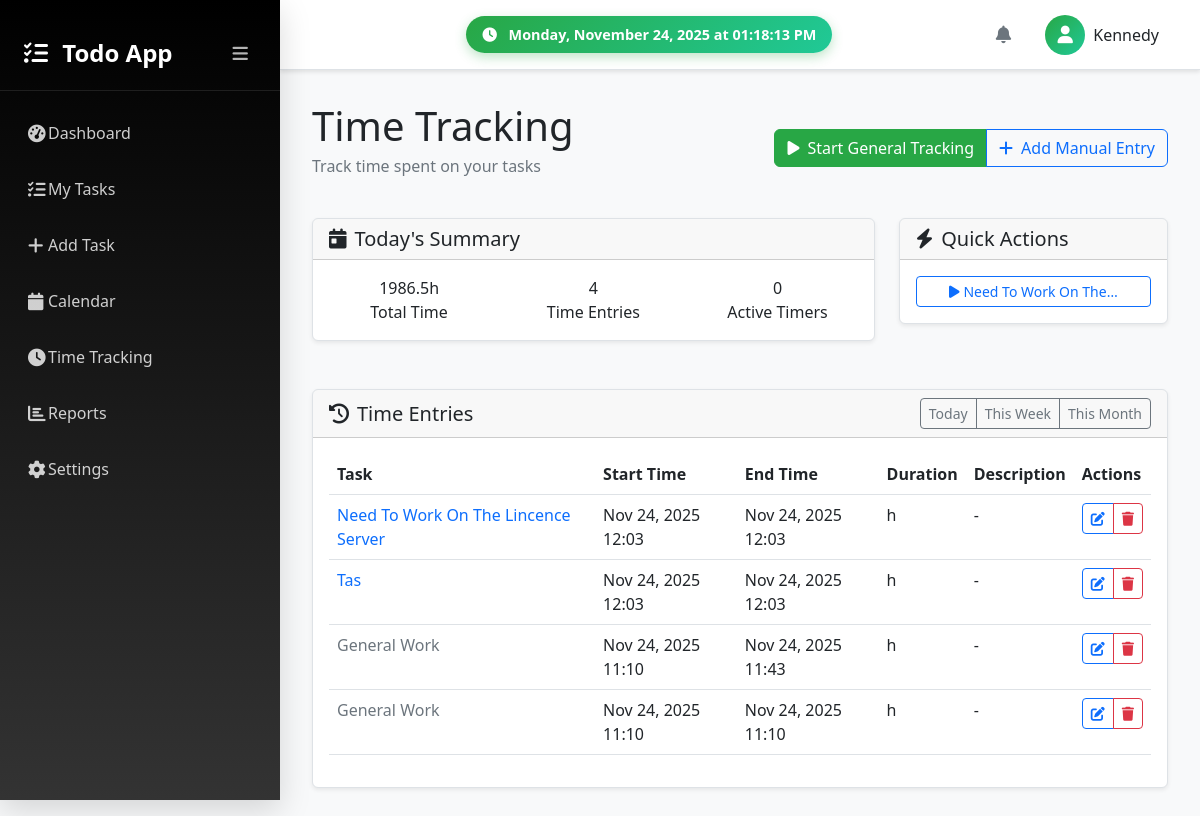
The app's page /time-tracking/ (signed in) with its own data.
### core/models.py (models this page shows, shortened)
class Todo(models.Model):
    PRIORITY_CHOICES = [
        ('low', 'Low'),
        ('medium', 'Medium'),
        ('high', 'High'),
    ]
    STATUS_CHOICES = [
        ('pending', 'Pending'),
        ('in_progress', 'In Progress'),
        ('completed', 'Completed'),
    ]
    title = models.CharField(max_length=200)
    description = models.TextField(blank=True)
    created_at = models.DateTimeField(auto_now_add=True)
    updated_at = models.DateTimeField(auto_now=True)
    due_date = models.DateTimeField(null=True, blank=True)
    completed = models.BooleanField(default=False)
    user = models.ForeignKey(User, on_delete=models.CASCADE)
    priority = models.CharField(max_length=10, choices=PRIORITY_CHOICES, default='medium')
    category = models.CharField(max_length=100, blank=True)
    reminder_date = models.DateTimeField(null=True, blank=True)
    status = models.CharField(max_length=20, choices=STATUS_CHOICES, default='pending')
    class Meta:
        ordering = ['-created_at']

class TimeEntry(models.Model):
    user = models.ForeignKey(User, on_delete=models.CASCADE)
    todo = models.ForeignKey(Todo, on_delete=models.CASCADE, null=True, blank=True)
    start_time = models.DateTimeField()
    end_time = models.DateTimeField(null=True, blank=True)
    duration = models.DurationField(null=True, blank=True)  # in seconds
    description = models.TextField(blank=True)
    is_active = models.BooleanField(default=False)
    created_at = models.DateTimeField(auto_now_add=True)
    class Meta:
        ordering = ['-start_time']

### core/views.py (the view)
# urls.py: path('time-tracking/', views.time_tracking_view, name='time_tracking'),
@login_required
def time_tracking_view(request):
    user = request.user
    if request.method == 'POST':
        form = TimeEntryForm(request.POST, user=user)
        if form.is_valid():
            time_entry = form.save(commit=False)
            time_entry.user = user
            time_entry.save()
            messages.success(request, 'Time entry added successfully!')
            return redirect('time_tracking')
    else:
        form = TimeEntryForm(user=user)
    time_entries = TimeEntry.objects.filter(user=user).order_by('-start_time')
    active_entry = TimeEntry.objects.filter(user=user, is_active=True).first()
    today_start = timezone.now().replace(hour=0, minute=0, second=0, microsecond=0)
    today_entries = TimeEntry.objects.filter(
        user=user,
        start_time__gte=today_start
    )
    today_total = sum((entry.duration.total_seconds() for entry in today_entries if entry.duration), 0)
    incomplete_todos = Todo.objects.filter(user=user, completed=False)[:5]
    context = {
        'form': form,
        'time_entries': time_entries,
        'active_entry': active_entry,
        'today_total': today_total,
        'incomplete_todos': incomplete_todos,
    }
    return render(request, 'core/time_tracking.html', context)

### core/templates/core/time_tracking.html (shortened to what this page needs)
{% extends 'core/dashboard_base.html' %}
{% block content %}
<div class="row mb-4">
    <div class="col-12">
        <div class="d-flex justify-content-between align-items-center">
            <div>
                <h1 class="mb-0">Time Tracking</h1>
                <p class="text-muted mt-1">Track time spent on your tasks</p>
            </div>
            <div class="btn-group">
                <button class="btn btn-success" onclick="startGeneralTracking()">
                    <i class="fas fa-play me-2"></i>Start General Tracking
                </button>
                <button class="btn btn-outline-primary" data-bs-toggle="modal" data-bs-target="#timeEntryModal">
                    <i class="fas fa-plus me-2"></i>Add Manual Entry
                </button>
            </div>
        </div>
    </div>
</div>
<div class="row mb-4">
    <div class="col-lg-8 mb-4">
        <div class="card">
            <div class="card-header">
                <h5 class="card-title mb-0">
                    <i class="fas fa-calendar-day me-2"></i>Today's Summary
                </h5>
            </div>
            <div class="card-body">
                <div class="row text-center">
                    <div class="col-md-4">
                        <div class="summary-stat">
                            <div class="summary-value">{{ today_total|floatformat:1 }}h</div>
                            <div class="summary-label">Total Time</div>
                        </div>
                    </div>
                    <div class="col-md-4">
                        <div class="summary-stat">
                            <div class="summary-value">{{ time_entries|length }}</div>
                            <div class="summary-label">Time Entries</div>
                        </div>
                    </div>
                    <div class="col-md-4">
                        <div class="summary-stat">
                            <div class="summary-value">{{ active_entry|yesno:"1,0" }}</div>
                            <div class="summary-label">Active Timers</div>
                        </div>
                    </div>
                </div>
            </div>
        </div>
    </div>
    <div class="col-lg-4">
        <div class="card">
            <div class="card-header">
                <h5 class="card-title mb-0">
                    <i class="fas fa-bolt me-2"></i>Quick Actions
                </h5>
            </div>
            <div class="card-body">
                <div class="d-grid gap-2">
                    {% for todo in incomplete_todos %}
                        <a href="{% url 'start_time_tracking_todo' todo.pk %}" class="btn btn-outline-primary btn-sm">
                            <i class="fas fa-play me-1"></i>{{ todo.title|truncatechars:20 }}
                        </a>
                    {% empty %}
                        <p class="text-muted small mb-0">No active tasks available</p>
                    {% endfor %}
                </div>
            </div>
        </div>
    </div>
</div>
<div class="row">
    <div class="col-12">
        <div class="card">
            <div class="card-header d-flex justify-content-between align-items-center">
                <h5 class="card-title mb-0">
                    <i class="fas fa-history me-2"></i>Time Entries
                </h5>
                <div class="btn-group btn-group-sm">
                    <button class="btn btn-outline-secondary" onclick="filterEntries('today')">Today</button>
                    <button class="btn btn-outline-secondary" onclick="filterEntries('week')">This Week</button>
                    <button class="btn btn-outline-secondary" onclick="filterEntries('month')">This Month</button>
                </div>
            </div>
            <div class="card-body">
                {% if time_entries %}
                    <div class="table-responsive">
                        <table class="table table-hover">
                            <thead>
                                <tr>
                                    <th>Task</th>
                                    <th>Start Time</th>
                                    <th>End Time</th>
                                    <th>Duration</th>
                                    <th>Description</th>
                                    <th>Actions</th>
                                </tr>
                            </thead>
                            <tbody>
                                {% for entry in time_entries %}
                                    <tr>
                                        <td>
                                            {% if entry.todo %}
                                                <a href="{% url 'todo_update' entry.todo.pk %}" class="text-decoration-none">
                                                    {{ entry.todo.title }}
                                                </a>
                                            {% else %}
                                                <span class="text-muted">General Work</span>
                                            {% endif %}
                                        </td>
                                        <td>{{ entry.start_time|date:"M d, Y H:i" }}</td>
                                        <td>
                                            {% if entry.end_time %}
                                                {{ entry.end_time|date:"M d, Y H:i" }}
                                            {% else %}
                                                <span class="badge bg-warning">Active</span>
                                            {% endif %}
                                        </td>
                                        <td>
                                            {% if entry.duration %}
                                                {{ entry.duration|floatformat:1 }}h
                                            {% else %}
                                                <span class="text-muted">-</span>
                                            {% endif %}
                                        </td>
                                        <td>{{ entry.description|truncatechars:30|default:"-" }}</td>
                                        <td>
                                            <div class="btn-group btn-group-sm">
                                                <button class="btn btn-outline-primary" onclick="editEntry({{ entry.pk }})">
                                                    <i class="fas fa-edit"></i>
                                                </button>
                                                <button class="btn btn-outline-danger" onclick="deleteEntry({{ entry.pk }})">
                                                    <i class="fas fa-trash"></i>
                                                </button>
                                            </div>
                                        </td>
                                    </tr>
                                {% endfor %}
                            </tbody>
                        </table>
                    </div>
                {% endif %}
            </div>
        </div>
    </div>
</div>
{% endblock %}

### core/templates/core/dashboard_base.html (shortened to what this page needs)
{% load static %}
<!DOCTYPE html>
<html lang="en">
<head>
    <link href="https://cdn.jsdelivr.net/npm/bootstrap@5.3.0/dist/css/bootstrap.min.css" rel="stylesheet">
    <link rel="stylesheet" href="https://cdnjs.cloudflare.com/ajax/libs/font-awesome/6.4.0/css/all.min.css">
    <link rel="stylesheet" href="https://cdn.jsdelivr.net/npm/sweetalert2@11.7.32/dist/sweetalert2.min.css">
    <link rel="stylesheet" href="{% static 'core/css/style.css' %}">
    <link rel="stylesheet" href="{% static 'core/css/dashboard.css' %}">
</head>
<body>
    <div class="dashboard-container">
        <nav class="sidebar" id="sidebar">
            <div class="sidebar-header">
                <div class="sidebar-title-wrapper">
                    <h3 class="sidebar-title">
                        <i class="fas fa-tasks me-2"></i>
                        <span class="sidebar-text">Todo App</span>
                    </h3>
                    <button class="sidebar-collapse-btn d-none d-lg-block" id="sidebarCollapse">
                        <i class="fas fa-bars"></i>
                    </button>
                </div>
            </div>
            <ul class="sidebar-menu">
                <li class="menu-item {% if request.resolver_match.url_name == 'dashboard' %}active{% endif %}">
                    <a href="{% url 'dashboard' %}" class="menu-link">
                        <i class="fas fa-tachometer-alt"></i>
                        <span class="menu-text">Dashboard</span>
                    </a>
                </li>
                <li class="menu-item {% if request.resolver_match.url_name == 'todo_list' %}active{% endif %}">
                    <a href="{% url 'todo_list' %}" class="menu-link">
                        <i class="fas fa-list-check"></i>
                        <span class="menu-text">My Tasks</span>
                    </a>
                </li>
                <li class="menu-item {% if request.resolver_match.url_name == 'todo_create' %}active{% endif %}">
                    <a href="{% url 'todo_create' %}" class="menu-link">
                        <i class="fas fa-plus"></i>
                        <span class="menu-text">Add Task</span>
                    </a>
                </li>
                <li class="menu-item {% if request.resolver_match.url_name == 'calendar' %}active{% endif %}">
                    <a href="{% url 'calendar' %}" class="menu-link">
                        <i class="fas fa-calendar"></i>
                        <span class="menu-text">Calendar</span>
                    </a>
                </li>
                <li class="menu-item {% if request.resolver_match.url_name == 'time_tracking' %}active{% endif %}">
                    <a href="{% url 'time_tracking' %}" class="menu-link">
                        <i class="fas fa-clock"></i>
                        <span class="menu-text">Time Tracking</span>
                    </a>
                </li>
                <li class="menu-item {% if request.resolver_match.url_name == 'reports' %}active{% endif %}">
                    <a href="{% url 'reports' %}" class="menu-link">
                        <i class="fas fa-chart-bar"></i>
                        <span class="menu-text">Reports</span>
                    </a>
                </li>
                <li class="menu-item {% if request.resolver_match.url_name == 'settings' %}active{% endif %}">
                    <a href="{% url 'settings' %}" class="menu-link">
                        <i class="fas fa-cog"></i>
                        <span class="menu-text">Settings</span>
                    </a>
                </li>
            </ul>
        </nav>
        <div class="main-content">
            <nav class="top-navbar">
                <div class="navbar-content">
                    <div class="navbar-center">
                        <div class="current-time" id="currentTime">
                            <i class="fas fa-clock me-2"></i>
                            <span id="timeDisplay"></span>
                        </div>
                    </div>
                    <div class="navbar-right">
                        <div class="dropdown">
                            <button class="btn btn-link position-relative notification-btn" type="button"
                                    id="notificationDropdown" data-bs-toggle="dropdown">
                                <i class="fas fa-bell"></i>
                            </button>
                        </div>
                        <div class="dropdown">
                            <button class="btn btn-link user-menu-btn" type="button" id="userDropdown" data-bs-toggle="dropdown">
                                <div class="user-avatar">
                                    <i class="fas fa-user"></i>
                                </div>
                                <span class="d-none d-lg-inline ms-2">{{ user.username }}</span>
                            </button>
                        </div>
                    </div>
                </div>
            </nav>
            <main class="page-content">
                {% block content %}{% endblock %}
            </main>
        </div>
    </div>
</body>
</html>

### records on screen
Todo: title "Need To Work On The…"
TimeEntry: todo "Need To Work On The Lincence Server", start_time "Nov 24, 2025 12:03", end_time "Nov 24, 2025 12:03", description "-"
TimeEntry: todo "Tas", start_time "Nov 24, 2025 12:03", end_time "Nov 24, 2025 12:03", description "-"
TimeEntry: shows "General Work", start_time "Nov 24, 2025 11:10", end_time "Nov 24, 2025 11:43", description "-"
TimeEntry: shows "General Work", start_time "Nov 24, 2025 11:10", end_time "Nov 24, 2025 11:10", description "-"

### other values on screen
{{ user.username }} "Kennedy"
{{ today_total|floatformat:1 }} "1986.5"
{{ time_entries|length }} "4"
{{ active_entry|yesno:"1,0" }} "0"
